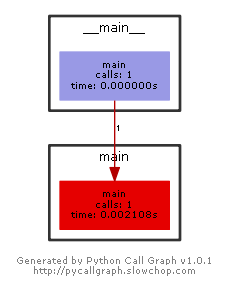
#> input picture devtool/tests/graph.png, 229 x 288 px, found by its file name
$ python testPillow.py
#> lines starting #> are read from the running program, lines starting #| are printed output that depends on the picture
'''
lanhuage: python
Descripttion:
version: beta
Author: xiaoshuyui
Date: 2021-01-27 08:33:49
LastEditors: xiaoshuyui
LastEditTime: 2021-01-27 08:38:42
'''
from PIL import Image

ascii_char = list("$@B%8&WM#*oahkbdpqwmZO0QLCJUYXzcvunxrjft/\|()1{}[]?-_+~<>i!lI;:,\"^`'. ")

def get_char(r,g,b,alpha = 256):
    if alpha == 0:
        return ' '
    length = len(ascii_char)
    gray = int(0.2126 * r + 0.7152 * g + 0.0722 * b)

    unit = (256.0 + 1)/length
    return ascii_char[int(gray/unit)]

if __name__ == '__main__':
    im = Image.open('D:\\testALg\\mask2json\\devTool\\dev-tool-for-python\devtool\\tests\\graph.png')
#> im is the input picture: PIL image 229x288 RGBA; mean R, G, B, A 233.2, 214.7, 220.7, 255
    im = im.resize((64,64), Image.NEAREST)
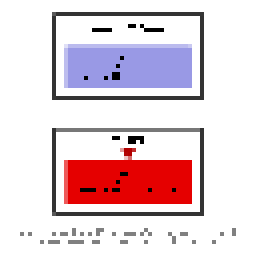
#> im: PIL image 64x64 RGBA (shown 4 times larger); mean R, G, B, A 229.7, 210.6, 216.8, 255

    txt = ""

    for i in range(64):
        for j in range(64):
            txt += get_char(*im.getpixel((j,i)))
        txt += '\n'

    print(txt)
#|              Qkkkkkkkkkkkkkkkkkkkkkkkkkkkkkkkkkkkkb
#|              k                                    k
#|              k                                    k
#|              k                  $$ $              k
#|              k         $$$$$        $$$$$
